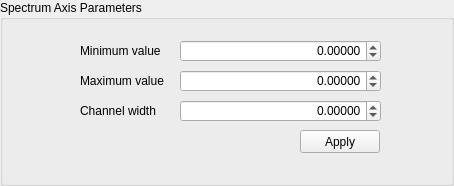
<?xml version="1.0" encoding="UTF-8"?>
<ui version="4.0">
 <class>SPAxisView</class>
 <widget class="QGroupBox" name="SPAxisView">
  <property name="geometry">
   <rect>
    <x>0</x>
    <y>0</y>
    <width>454</width>
    <height>186</height>
   </rect>
  </property>
  <property name="windowTitle">
   <string>GroupBox</string>
  </property>
  <property name="title">
   <string>Spectrum Axis Parameters</string>
  </property>
  <widget class="QDoubleSpinBox" name="min">
   <property name="geometry">
    <rect>
     <x>180</x>
     <y>40</y>
     <width>201</width>
     <height>22</height>
    </rect>
   </property>
   <property name="alignment">
    <set>Qt::AlignRight|Qt::AlignTrailing|Qt::AlignVCenter</set>
   </property>
   <property name="decimals">
    <number>5</number>
   </property>
   <property name="minimum">
    <double>-1000000000.000000000000000</double>
   </property>
   <property name="maximum">
    <double>1000000000.000000000000000</double>
   </property>
  </widget>
  <widget class="QLabel" name="label">
   <property name="geometry">
    <rect>
     <x>80</x>
     <y>40</y>
     <width>101</width>
     <height>21</height>
    </rect>
   </property>
   <property name="text">
    <string>Minimum value</string>
   </property>
  </widget>
  <widget class="QDoubleSpinBox" name="max">
   <property name="geometry">
    <rect>
     <x>180</x>
     <y>70</y>
     <width>201</width>
     <height>22</height>
    </rect>
   </property>
   <property name="alignment">
    <set>Qt::AlignRight|Qt::AlignTrailing|Qt::AlignVCenter</set>
   </property>
   <property name="buttonSymbols">
    <enum>QAbstractSpinBox::UpDownArrows</enum>
   </property>
   <property name="decimals">
    <number>5</number>
   </property>
   <property name="minimum">
    <double>-1000000000.000000000000000</double>
   </property>
   <property name="maximum">
    <double>1000000000.000000000000000</double>
   </property>
  </widget>
  <widget class="QLabel" name="label_2">
   <property name="geometry">
    <rect>
     <x>80</x>
     <y>70</y>
     <width>101</width>
     <height>21</height>
    </rect>
   </property>
   <property name="text">
    <string>Maximum value</string>
   </property>
  </widget>
  <widget class="QDoubleSpinBox" name="chw">
   <property name="geometry">
    <rect>
     <x>180</x>
     <y>100</y>
     <width>201</width>
     <height>22</height>
    </rect>
   </property>
   <property name="alignment">
    <set>Qt::AlignRight|Qt::AlignTrailing|Qt::AlignVCenter</set>
   </property>
   <property name="decimals">
    <number>5</number>
   </property>
   <property name="minimum">
    <double>-1000000000.000000000000000</double>
   </property>
   <property name="maximum">
    <double>1000000000.000000000000000</double>
   </property>
  </widget>
  <widget class="QLabel" name="label_3">
   <property name="geometry">
    <rect>
     <x>80</x>
     <y>100</y>
     <width>101</width>
     <height>21</height>
    </rect>
   </property>
   <property name="text">
    <string>Channel width</string>
   </property>
  </widget>
  <widget class="QPushButton" name="ApplyButton">
   <property name="geometry">
    <rect>
     <x>300</x>
     <y>130</y>
     <width>80</width>
     <height>23</height>
    </rect>
   </property>
   <property name="text">
    <string>Apply</string>
   </property>
  </widget>
 </widget>
 <resources/>
 <connections/>
</ui>
